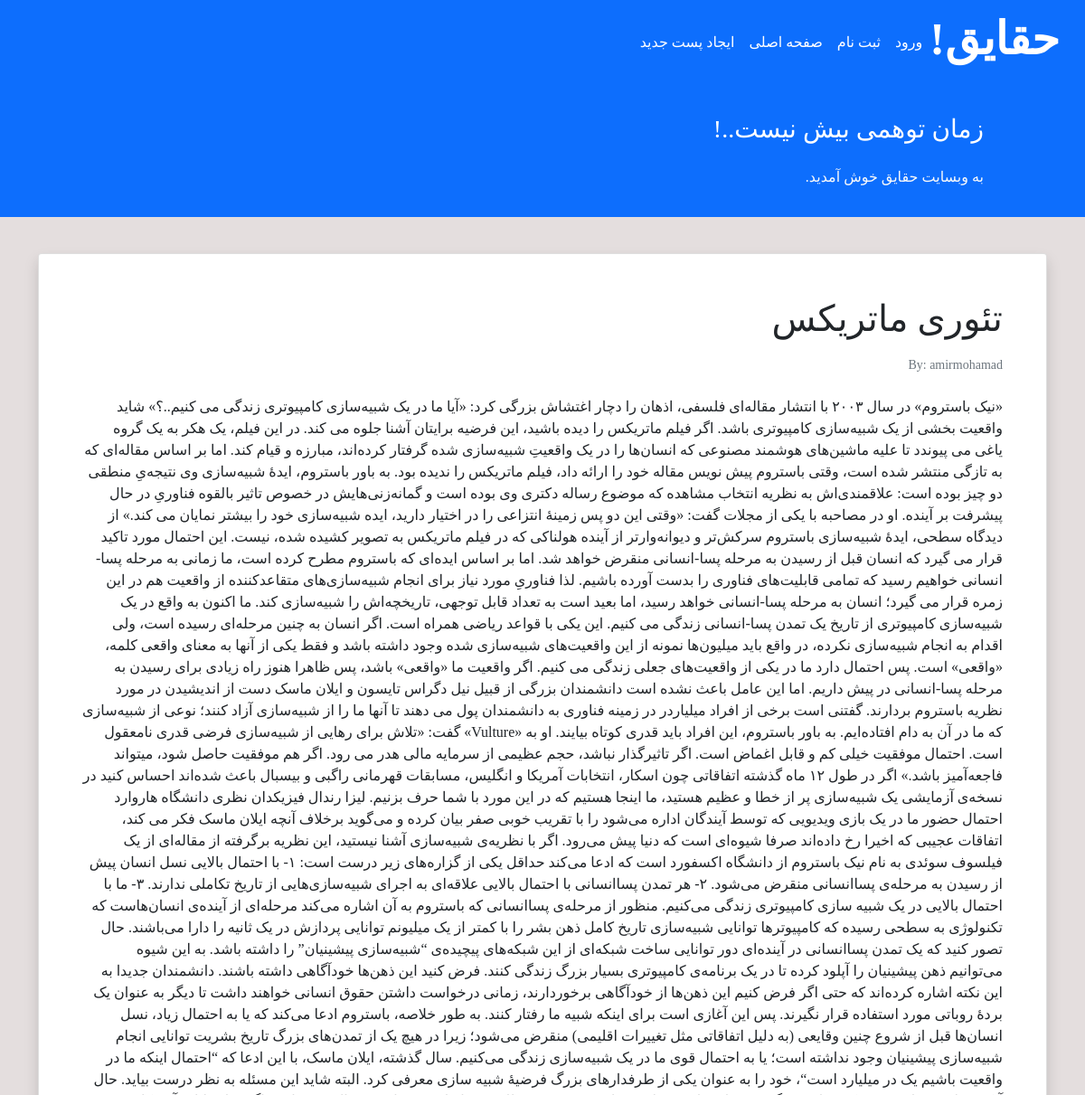
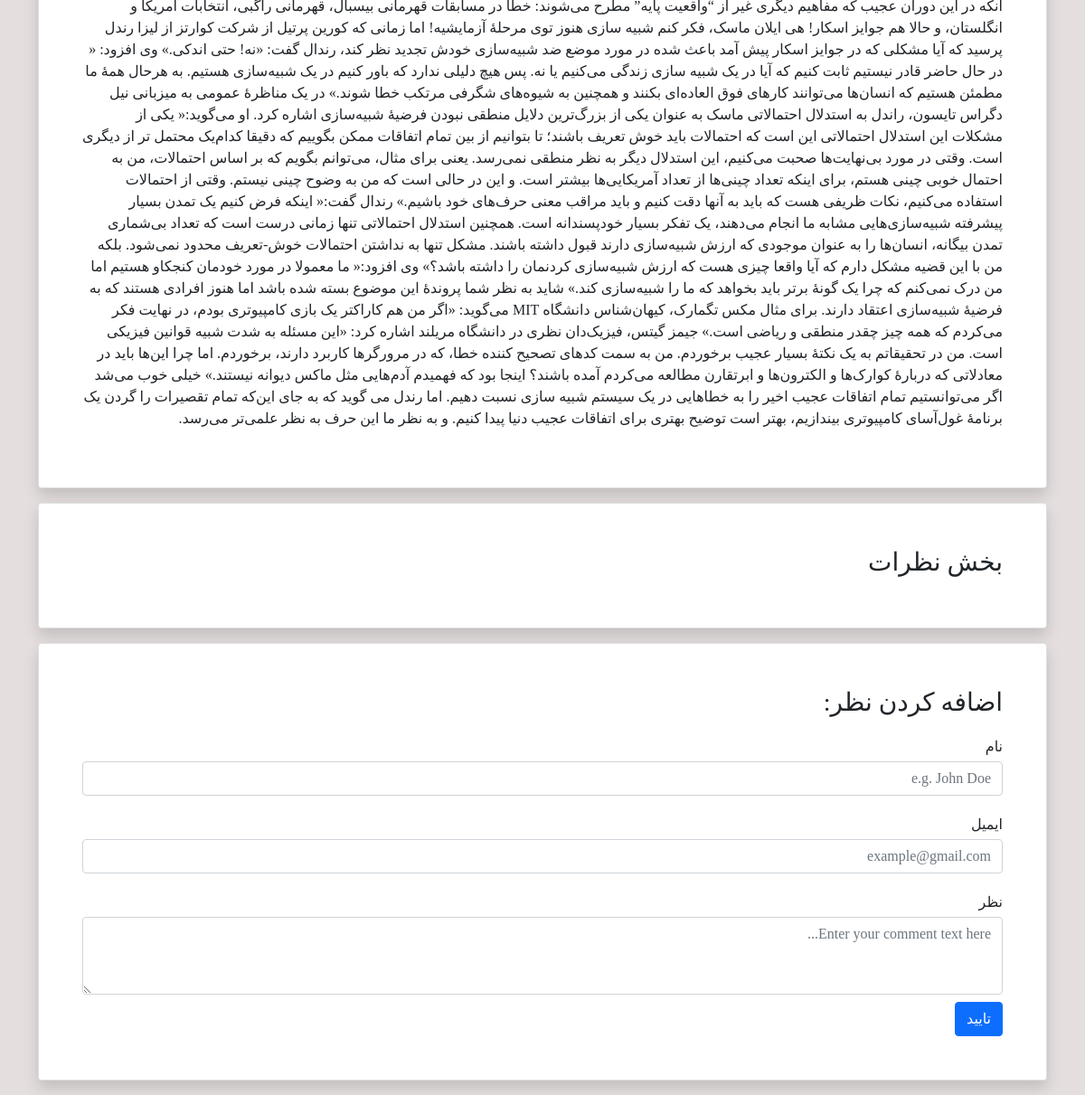
Screenshot of /detail/9/ with the database file from the repository (2 pictures, top to bottom).
### theory/models.py (models this page shows, shortened)
class Post(models.Model):
    STATUS_CHOICES=(
        ('pub', 'Published'),
        ('drf', 'Draft'),
    )
    title=models.CharField(max_length=100)
    text=models.TextField()
    author=models.ForeignKey('auth.User', on_delete=models.CASCADE)
    datetime_created=models.DateTimeField(auto_now_add=True)
    datetime_modified=models.DateTimeField(auto_now=True)
    status=models.CharField(choices=STATUS_CHOICES, max_length=3)

### theory/views.py (the view)
# urls.py: path('detail/<int:pk>/', views.PostDetailView.as_view(), name='post_detail'),
class PostDetailView(generic.DetailView):
    template_name = 'theory/post_detail.html'
    model = Post
    context_object_name = 'post'

### theory/templates/theory/post_detail.html (shortened to what this page needs)
{% extends '_base.html' %}
{% block content %}
    <div class="container mt-4">
        <div class="row">
            <div class="col-12">
                <div class="card shadow my-3 p-5">
                    <h1>{{ post.title }}</h1>
                    <p class="small text-muted mt-2">By: {{ post.author }}</p>
                    <p class="mt-2">{{ post.text }}</p>
                </div>
                <div class="card shadow my-3 p-5">
                    <h3>بخش نظرات</h3>
                </div>
                <div class="card shadow my-3 p-5">
                    <h3>اضافه کردن نظر:</h3>
                    <form method="POST">
                        <div class="form-group py-2">
                            <label class="py-1" for="author_name">نام</label>
                            <input type="text" class="form-control" placeholder="e.g. John Doe" name="author_name">
                        </div>
                        <div class="form-group py-2">
                            <label class="py-1" for="email">ایمیل</label>
                            <input type="email" class="form-control" placeholder="example@gmail.com" name="email">
                        </div>
                        <div class="form-group py-2">
                            <label class="py-1" for="comment_text">نظر</label>
                            <textarea class="form-control" name="text" rows="3"
                                      placeholder="Enter your comment text here..."></textarea>
                        </div>
                        <button type="submit" class="btn btn-primary">تایید</button>
                    </form>
                </div>
            </div>
        </div>
    </div>
{% endblock content %}

### templates/_base.html (style rules this page uses)
body { font-family: 'Irancell' !important; }

### rows the page displays
Post: title "تئوری ماتریکس", author "amirmohamad", text "«نیک باستروم» در سال ۲۰۰۳ با انتشار مقاله‌ای فلسفی، اذهان را دچار اغتشاش بزرگی کرد: «آیا ما در یک شبیه‌سازی کامپیوتری زندگی می کنیم..؟» شاید واقعیت بخشی از یک شبیه‌سازی کامپیوتری باشد. اگر فیلم ماتریکس را دیده باشید، این فرضیه برایتان آشنا جلوه می کند. در این فیلم، یک هکر به یک گروه یاغی می پیوندد تا علیه ماشین‌های هوشمند مصنوعی که انسان‌ها را در یک واقعیتِ شبیه‌سازی شده گرفتار کرده‌اند، مبارزه و قیام کند. اما بر اساس مقاله‌ای که به تازگی منتشر شده است، وقتی باستروم پیش نویس مقاله خود را ارائه داد، فیلم ماتریکس را ندیده بود. به باور باستروم، ایدۀ شبیه‌سازی وی نتیجه‌یِ منطقی دو چیز بوده است: علاقمندی‌اش به نظریه انتخاب مشاهده که موضوع رساله دکتری وی بوده است و گمانه‌زنی‌هایش در خصوص تاثیر…"
